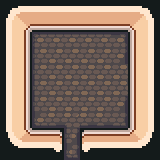

A level layout from a 2D game, rendered from its tile map. Below: a short description, then the map file with its tile-grid data intact:
An orthogonal 10x10 tile map with 16x16 px tiles, 1 tile layer (Floor), 3 tilesets and 13 objects (chest, exit).

<map version="1.8" tiledversion="git" orientation="orthogonal" renderorder="right-down" width="10" height="10" tilewidth="16" tileheight="16" infinite="0" nextlayerid="3" nextobjectid="18">
 <tileset firstgid="1" source="../tilesets/interior.tsx" />
 <tileset firstgid="1281" source="../tilesets/interior_floor.tsx" />
 <tileset firstgid="1655" source="../tilesets/objects.tsx" />
 <layer id="1" name="Floor" width="10" height="10">
  <data encoding="csv">
3,4,10,11,12,10,11,12,13,14,
35,36,42,43,44,42,43,44,45,46,
195,196,1556,1557,1557,1557,1557,1558,205,206,
195,196,1578,1579,1579,1579,1579,1580,237,238,
195,196,1578,1579,1579,1579,1579,1579,205,206,
195,196,1578,1579,1579,1579,1579,1579,237,238,
195,196,1578,1579,1579,1579,1579,1580,205,206,
227,228,1600,1601,1584,1601,1601,1602,237,238,
579,580,583,584,1581,585,586,588,589,590,
611,612,615,616,1603,617,618,620,621,622
</data>
 </layer>
 <objectgroup id="2" name="Object Layer 1">
  <object id="1" gid="1819" x="112" y="96" width="16" height="16" />
  <object id="2" gid="1817" x="96" y="96" width="16" height="16" />
  <object id="4" gid="1817" x="48" y="96" width="16" height="16" />
  <object id="5" gid="1818" x="96" y="96" width="16" height="16" />
  <object id="6" gid="1818" x="80" y="96" width="16" height="16" />
  <object id="7" gid="1818" x="64" y="96" width="16" height="16" />
  <object id="8" gid="1831" x="32" y="32" width="16" height="16" />
  <object id="9" gid="1831" x="48" y="32" width="16" height="16" />
  <object id="10" gid="1831" x="64" y="32" width="16" height="16" />
  <object id="14" gid="1821" x="96" y="0" width="16" height="16" />
  <object id="15" gid="1820" x="112" y="32" width="16" height="16" />
  <object id="16" type="chest" gid="1661" x="80" y="32" width="16" height="16">
   <properties>
    <property name="item" value="bomb" />
   </properties>
  </object>
  <object id="17" type="exit" x="64" y="157.75" width="16" height="2.25" />
 </objectgroup>
</map>
